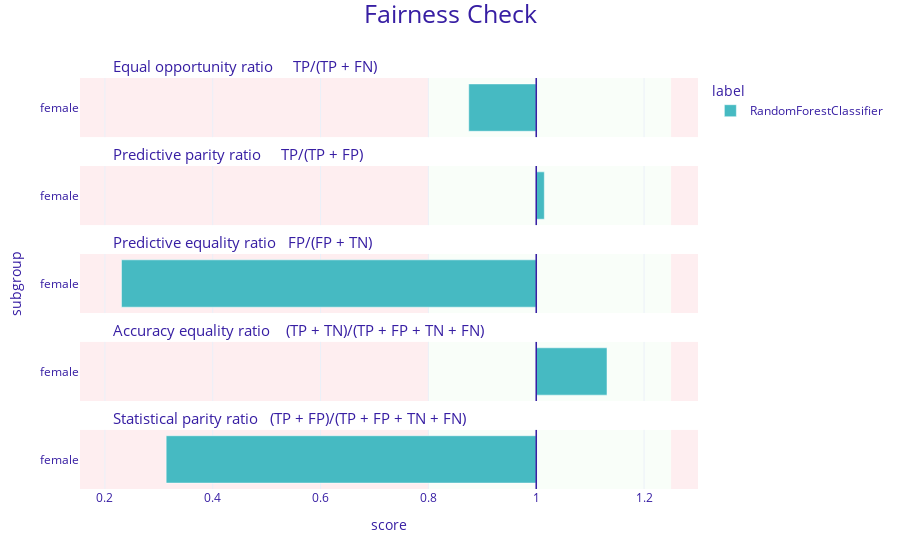

Write notebook code for a chart like this one.
### Code cell
fobject2 = explainer2.model_fairness(protected=protected, privileged=privileged, label='RandomForestClassifier')
fobject2.plot()

### Figure 1 — Plotly figure (JSON) as saved in the notebook; plotly's stock layout.template omitted (floating-point values rounded to 4 significant figures)
{"data": [{"alignmentgroup": "True", "customdata": [["female", 0.875, "RandomForestClassifier"]], "hovertemplate": "<b>%{customdata[2]}</b><br>Subgroup: %{customdata[0]}<br>Score: %{customdata[1]}<br><extra></extra>", "legendgroup": "RandomForestClassifier", "marker": {"color": "#46bac2", "pattern": {"shape": ""}}, "name": "RandomForestClassifier", "offsetgroup": "RandomForestClassifier", "orientation": "h", "showlegend": true, "textposition": "auto", "x": [-0.1252], "xaxis": "x5", "y": [0.5], "yaxis": "y5", "type": "bar"}, {"alignmentgroup": "True", "customdata": [["female", 1.015, "RandomForestClassifier"]], "hovertemplate": "<b>%{customdata[2]}</b><br>Subgroup: %{customdata[0]}<br>Score: %{customdata[1]}<br><extra></extra>", "legendgroup": "RandomForestClassifier", "marker": {"color": "#46bac2", "pattern": {"shape": ""}}, "name": "RandomForestClassifier", "offsetgroup": "RandomForestClassifier", "orientation": "h", "showlegend": false, "textposition": "auto", "x": [0.01499], "xaxis": "x4", "y": [0.5], "yaxis": "y4", "type": "bar"}, {"alignmentgroup": "True", "customdata": [["female", 0.231, "RandomForestClassifier"]], "hovertemplate": "<b>%{customdata[2]}</b><br>Subgroup: %{customdata[0]}<br>Score: %{customdata[1]}<br><extra></extra>", "legendgroup": "RandomForestClassifier", "marker": {"color": "#46bac2", "pattern": {"shape": ""}}, "name": "RandomForestClassifier", "offsetgroup": "RandomForestClassifier", "orientation": "h", "showlegend": false, "textposition": "auto", "x": [-0.7692], "xaxis": "x3", "y": [0.5], "yaxis": "y3", "type": "bar"}, {"alignmentgroup": "True", "customdata": [["female", 1.131, "RandomForestClassifier"]], "hovertemplate": "<b>%{customdata[2]}</b><br>Subgroup: %{customdata[0]}<br>Score: %{customdata[1]}<br><extra></extra>", "legendgroup": "RandomForestClassifier", "marker": {"color": "#46bac2", "pattern": {"shape": ""}}, "name": "RandomForestClassifier", "offsetgroup": "RandomForestClassifier", "orientation": "h", "showlegend": false, "textposition": "auto", "x": [0.1312], "xaxis": "x2", "y": [0.5], "yaxis": "y2", "type": "bar"}, {"alignmentgroup": "True", "customdata": [["female", 0.314, "RandomForestClassifier"]], "hovertemplate": "<b>%{customdata[2]}</b><br>Subgroup: %{customdata[0]}<br>Score: %{customdata[1]}<br><extra></extra>", "legendgroup": "RandomForestClassifier", "marker": {"color": "#46bac2", "pattern": {"shape": ""}}, "name": "RandomForestClassifier", "offsetgroup": "RandomForestClassifier", "orientation": "h", "showlegend": false, "textposition": "auto", "x": [-0.6863], "xaxis": "x", "y": [0.5], "yaxis": "y", "type": "bar"}], "layout": {"xaxis": {"anchor": "y", "domain": [0.0, 1.0], "title": {"text": "score"}, "tickvals": [-1.0, -0.8, -0.6, -0.4, -0.2, 0.0, 0.2, 0.0], "ticktext": [0.0, 0.2, 0.4, 0.6, 0.8, 1.0, 1.2, 1.0], "range": [-0.8462, 0.3]}, "yaxis": {"anchor": "x", "domain": [0.0, 0.144], "title": {"text": ""}, "tickvals": [0.5], "ticktext": ["female"], "range": [0, 1], "showgrid": false, "zeroline": false}, "xaxis2": {"anchor": "y2", "domain": [0.0, 1.0], "matches": "x", "showticklabels": false, "tickvals": [-1.0, -0.8, -0.6, -0.4, -0.2, 0.0, 0.2, 0.0], "ticktext": [0.0, 0.2, 0.4, 0.6, 0.8, 1.0, 1.2, 1.0], "range": [-0.8462, 0.3]}, "yaxis2": {"anchor": "x2", "domain": [0.214, 0.358], "matches": "y", "title": {"text": ""}, "tickvals": [0.5], "ticktext": ["female"], "range": [0, 1], "showgrid": false, "zeroline": false}, "xaxis3": {"anchor": "y3", "domain": [0.0, 1.0], "matches": "x", "showticklabels": false, "tickvals": [-1.0, -0.8, -0.6, -0.4, -0.2, 0.0, 0.2, 0.0], "ticktext": [0.0, 0.2, 0.4, 0.6, 0.8, 1.0, 1.2, 1.0], "range": [-0.8462, 0.3]}, "yaxis3": {"anchor": "x3", "domain": [0.428, 0.572], "matches": "y", "title": {"text": "subgroup"}, "tickvals": [0.5], "ticktext": ["female"], "range": [0, 1], "showgrid": false, "zeroline": false}, "xaxis4": {"anchor": "y4", "domain": [0.0, 1.0], "matches": "x", "showticklabels": false, "tickvals": [-1.0, -0.8, -0.6, -0.4, -0.2, 0.0, 0.2, 0.0], "ticktext": [0.0, 0.2, 0.4, 0.6, 0.8, 1.0, 1.2, 1.0], "range": [-0.8462, 0.3]}, "yaxis4": {"anchor": "x4", "domain": [0.642, 0.786], "matches": "y", "title": {"text": ""}, "tickvals": [0.5], "ticktext": ["female"], "range": [0, 1], "showgrid": false, "zeroline": false}, "xaxis5": {"anchor": "y5", "domain": [0.0, 1.0], "matches": "x", "showticklabels": false, "tickvals": [-1.0, -0.8, -0.6, -0.4, -0.2, 0.0, 0.2, 0.0], "ticktext": [0.0, 0.2, 0.4, 0.6, 0.8, 1.0, 1.2, 1.0], "range": [-0.8462, 0.3]}, "yaxis5": {"anchor": "x5", "domain": [0.856, 1.0], "matches": "y", "title": {"text": ""}, "tickvals": [0.5], "ticktext": ["female"], "range": [0, 1], "showgrid": false, "zeroline": false}, "annotations": [{"font": {"size": 15}, "showarrow": false, "text": "Statistical parity ratio   (TP + FP)/(TP + FP + TN + FN)", "x": 0.05, "xanchor": "left", "xref": "paper", "y": 0.144, "yanchor": "bottom", "yref": "paper"}, {"font": {"size": 15}, "showarrow": false, "text": "Accuracy equality ratio    (TP + TN)/(TP + FP + TN + FN)", "x": 0.05, "xanchor": "left", "xref": "paper", "y": 0.358, "yanchor": "bottom", "yref": "paper"}, {"font": {"size": 15}, "showarrow": false, "text": "Predictive equality ratio   FP/(FP + TN)", "x": 0.05, "xanchor": "left", "xref": "paper", "y": 0.572, "yanchor": "bottom", "yref": "paper"}, {"font": {"size": 15}, "showarrow": false, "text": "Predictive parity ratio     TP/(TP + FP)", "x": 0.05, "xanchor": "left", "xref": "paper", "y": 0.786, "yanchor": "bottom", "yref": "paper"}, {"font": {"size": 15}, "showarrow": false, "text": "Equal opportunity ratio     TP/(TP + FN)", "x": 0.05, "xanchor": "left", "xref": "paper", "y": 1.0, "yanchor": "bottom", "yref": "paper"}], "legend": {"title": {"text": "label"}, "tracegroupgap": 0}, "margin": {"t": 78, "b": 71, "r": 30}, "barmode": "group", "shapes": [{"fillcolor": "#f05a71", "layer": "below", "line": {"width": 0}, "opacity": 0.1, "type": "rect", "x0": 0.25, "x1": 0.3, "xref": "x", "y0": 0, "y1": 1, "yref": "y"}, {"fillcolor": "#f05a71", "layer": "below", "line": {"width": 0}, "opacity": 0.1, "type": "rect", "x0": -0.8462, "x1": -0.2, "xref": "x", "y0": 0, "y1": 1, "yref": "y"}, {"fillcolor": "#c7f5bf", "layer": "below", "line": {"width": 0}, "opacity": 0.1, "type": "rect", "x0": -0.2, "x1": 0.25, "xref": "x", "y0": 0, "y1": 1, "yref": "y"}, {"line": {"color": "#371ea3", "width": 1.5}, "type": "line", "x0": 0, "x1": 0, "xref": "x", "y0": 0, "y1": 1, "yref": "y"}, {"fillcolor": "#f05a71", "layer": "below", "line": {"width": 0}, "opacity": 0.1, "type": "rect", "x0": 0.25, "x1": 0.3, "xref": "x", "y0": 0, "y1": 1, "yref": "y2"}, {"fillcolor": "#f05a71", "layer": "below", "line": {"width": 0}, "opacity": 0.1, "type": "rect", "x0": -0.8462, "x1": -0.2, "xref": "x", "y0": 0, "y1": 1, "yref": "y2"}, {"fillcolor": "#c7f5bf", "layer": "below", "line": {"width": 0}, "opacity": 0.1, "type": "rect", "x0": -0.2, "x1": 0.25, "xref": "x", "y0": 0, "y1": 1, "yref": "y2"}, {"line": {"color": "#371ea3", "width": 1.5}, "type": "line", "x0": 0, "x1": 0, "xref": "x", "y0": 0, "y1": 1, "yref": "y2"}, {"fillcolor": "#f05a71", "layer": "below", "line": {"width": 0}, "opacity": 0.1, "type": "rect", "x0": 0.25, "x1": 0.3, "xref": "x", "y0": 0, "y1": 1, "yref": "y3"}, {"fillcolor": "#f05a71", "layer": "below", "line": {"width": 0}, "opacity": 0.1, "type": "rect", "x0": -0.8462, "x1": -0.2, "xref": "x", "y0": 0, "y1": 1, "yref": "y3"}, {"fillcolor": "#c7f5bf", "layer": "below", "line": {"width": 0}, "opacity": 0.1, "type": "rect", "x0": -0.2, "x1": 0.25, "xref": "x", "y0": 0, "y1": 1, "yref": "y3"}, {"line": {"color": "#371ea3", "width": 1.5}, "type": "line", "x0": 0, "x1": 0, "xref": "x", "y0": 0, "y1": 1, "yref": "y3"}, {"fillcolor": "#f05a71", "layer": "below", "line": {"width": 0}, "opacity": 0.1, "type": "rect", "x0": 0.25, "x1": 0.3, "xref": "x", "y0": 0, "y1": 1, "yref": "y4"}, {"fillcolor": "#f05a71", "layer": "below", "line": {"width": 0}, "opacity": 0.1, "type": "rect", "x0": -0.8462, "x1": -0.2, "xref": "x", "y0": 0, "y1": 1, "yref": "y4"}, {"fillcolor": "#c7f5bf", "layer": "below", "line": {"width": 0}, "opacity": 0.1, "type": "rect", "x0": -0.2, "x1": 0.25, "xref": "x", "y0": 0, "y1": 1, "yref": "y4"}, {"line": {"color": "#371ea3", "width": 1.5}, "type": "line", "x0": 0, "x1": 0, "xref": "x", "y0": 0, "y1": 1, "yref": "y4"}, {"fillcolor": "#f05a71", "layer": "below", "line": {"width": 0}, "opacity": 0.1, "type": "rect", "x0": 0.25, "x1": 0.3, "y0": 0, "y1": 1, "yref": "y5", "xref": "x"}, {"fillcolor": "#f05a71", "layer": "below", "line": {"width": 0}, "opacity": 0.1, "type": "rect", "x0": -0.8462, "x1": -0.2, "y0": 0, "y1": 1, "yref": "y5", "xref": "x"}, {"fillcolor": "#c7f5bf", "layer": "below", "line": {"width": 0}, "opacity": 0.1, "type": "rect", "x0": -0.2, "x1": 0.25, "y0": 0, "y1": 1, "yref": "y5", "xref": "x"}, {"line": {"color": "#371ea3", "width": 1.5}, "type": "line", "x0": 0, "x1": 0, "xref": "x", "y0": 0, "y1": 1, "yref": "y5"}], "title": {"font": {"size": 25}, "text": "Fairness Check", "x": 0.5, "y": 0.99}, "font": {"color": "#371ea3"}}}
